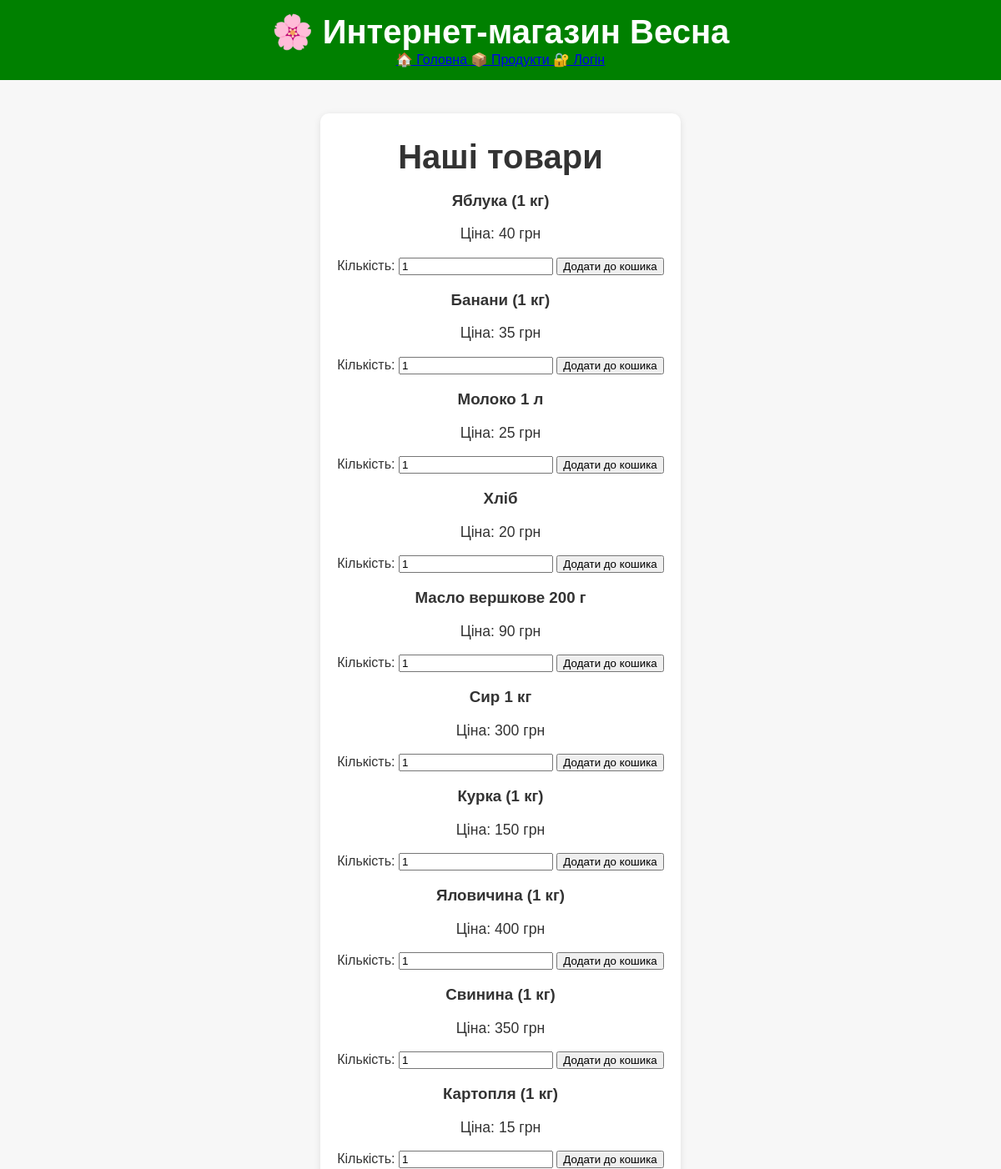
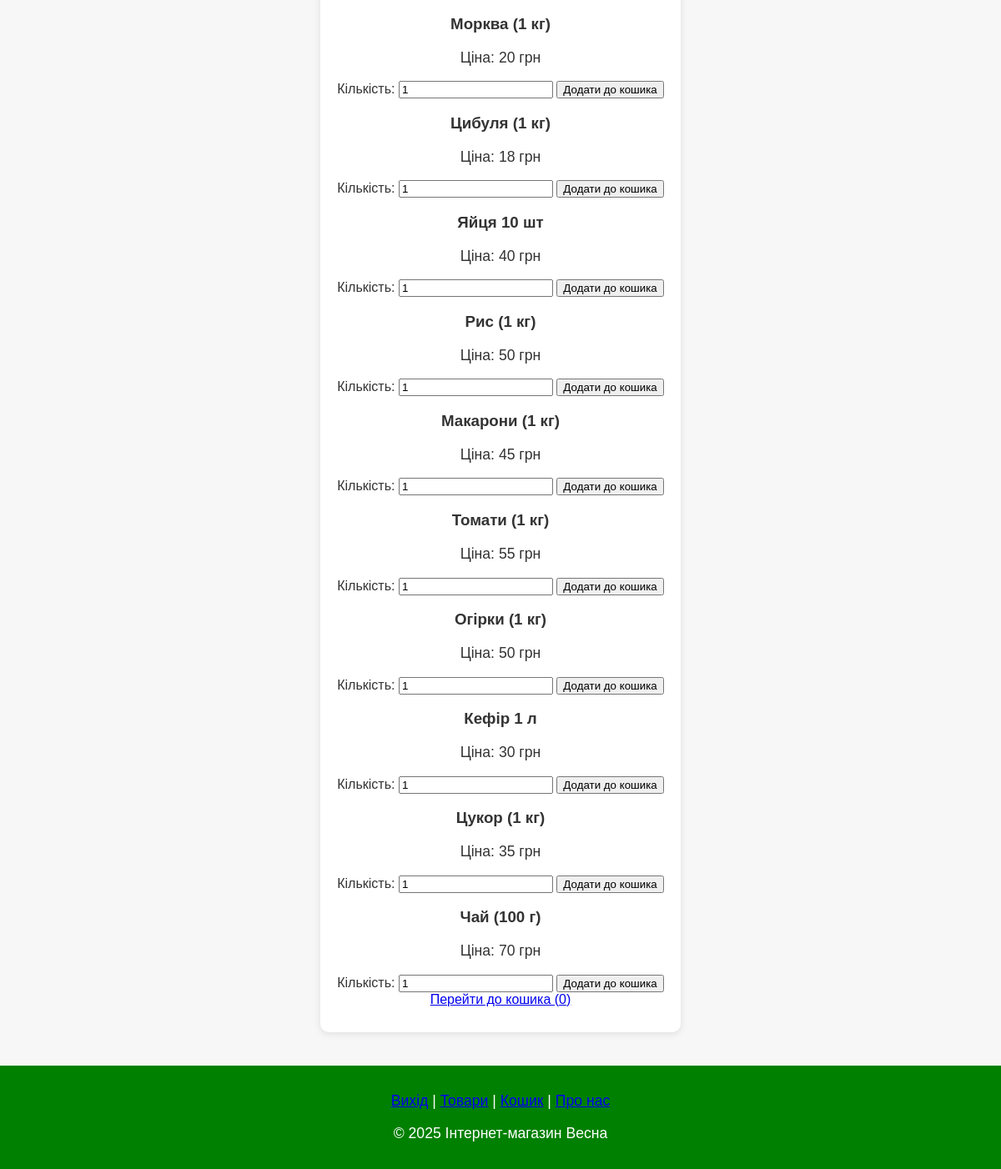
The page / on the database its author committed (2 pictures, top to bottom).
### tables this page shows
CREATE TABLE products (
        id INTEGER PRIMARY KEY AUTOINCREMENT,
        name TEXT NOT NULL,
        price REAL NOT NULL
    );

### index.php (the view, shortened to what this page needs)
<?php
require 'db.php';
$products = $db->query("SELECT * FROM products")->fetchAll(PDO::FETCH_ASSOC);
?>
<!DOCTYPE html>
<html lang="uk">
<head>
    <link rel="stylesheet" href="styles.css">
</head>
<body>
    <?php include 'header.php'; ?>
    <main class="container">
        <h1>Наші товари</h1>
        <?php if (!empty($products)): ?>
            <div class="products-list">
                <?php foreach ($products as $product): ?>
                    <div class="product-card">
                        <h3><?= htmlspecialchars($product['name']) ?></h3>
                        <p>Ціна: <?= $product['price'] ?> грн</p>
                        <form method="POST" class="product-form">
                            <label>Кількість:
                                <input type="number" name="quantity" value="1" min="1">
                            </label>
                            <button type="submit">Додати до кошика</button>
                        </form>
                    </div>
                <?php endforeach; ?>
            </div>
            <a href="cart.php" class="cart-link">Перейти до кошика (<?= array_sum($_SESSION['cart'] ?? []) ?>)</a>
        <?php else: ?>
            <p>Наразі товарів немає в наявності.</p>
        <?php endif; ?>
    </main>
    <?php include 'footer.php'; ?>
</body>
</html>

### components/header.php
<header>
    <h1>🌸 Интернет-магазин <strong>Весна</strong></h1>
    <a href="/">
        <span class="nav-icon">🏠</span> Головна
    </a>
    <a href="/index.php">
        <span class="nav-icon">📦</span> Продукти
    </a>
    <?php if (isset($_SESSION['username'])) : ?>
    <a href="/cart.php">
        <span class="nav-icon">🛒</span> Кошик
    </a>
    <a href="/myprofile.php">
        <span class="nav-icon">👤</span> Профіль
    </a>
    <a href="/login.php">
        <span class="nav-icon">🔓</span> Вихід
    </a>
    <?php else : ?>
    <a href="/login">
        <span class="nav-icon">🔐</span> Логін
    </a>
    <?php endif; ?>
</header>

### components/footer.php
<footer>
    <p>
        <a href="home.php">Вихід</a> |
        <a href="index.php">Товари</a> |
        <a href="cart.php">Кошик</a> |
        <a href="about.php">Про нас</a>
    </p>
    <p>&copy; <?= date('Y') ?> Інтернет-магазин Весна</p>
</footer>

### styles/styles.css (style rules this page uses)
html, body { margin: 0; padding: 0; height: 100%; width: 100%; font-family: Arial, sans-serif; background-color: #f7f7f7; color: #333; display: flex; flex-direction: column; }
header, footer { background-color: #008000; color: white; width: 100%; text-align: center; padding: 15px 0; }
main { flex-grow: 1; max-width: 800px; margin: 40px auto; padding: 30px 20px; background-color: white; border-radius: 10px; box-shadow: 0 2px 8px rgba(0,0,0,0.1); box-sizing: border-box; text-align: center; }
h1 { margin: 0; padding: 0; font-size: 2.5rem; }
p { font-size: 1.1rem; }

### rows shown on the page
products: name "Яблука (1 кг)", price "40"
products: name "Банани (1 кг)", price "35"
products: name "Молоко 1 л", price "25"
products: name "Хліб", price "20"
products: name "Масло вершкове 200 г", price "90"
products: name "Сир 1 кг", price "300"
products: name "Курка (1 кг)", price "150"
products: name "Яловичина (1 кг)", price "400"
products: name "Свинина (1 кг)", price "350"
products: name "Картопля (1 кг)", price "15"
products: name "Морква (1 кг)", price "20"
products: name "Цибуля (1 кг)", price "18"
products: name "Яйця 10 шт", price "40"
products: name "Рис (1 кг)", price "50"
products: name "Макарони (1 кг)", price "45"
products: name "Томати (1 кг)", price "55"
products: name "Огірки (1 кг)", price "50"
products: name "Кефір 1 л", price "30"
products: name "Цукор (1 кг)", price "35"
products: name "Чай (100 г)", price "70"

### other values the page prints
array_sum($_SESSION['cart'] ?? []) "0"
